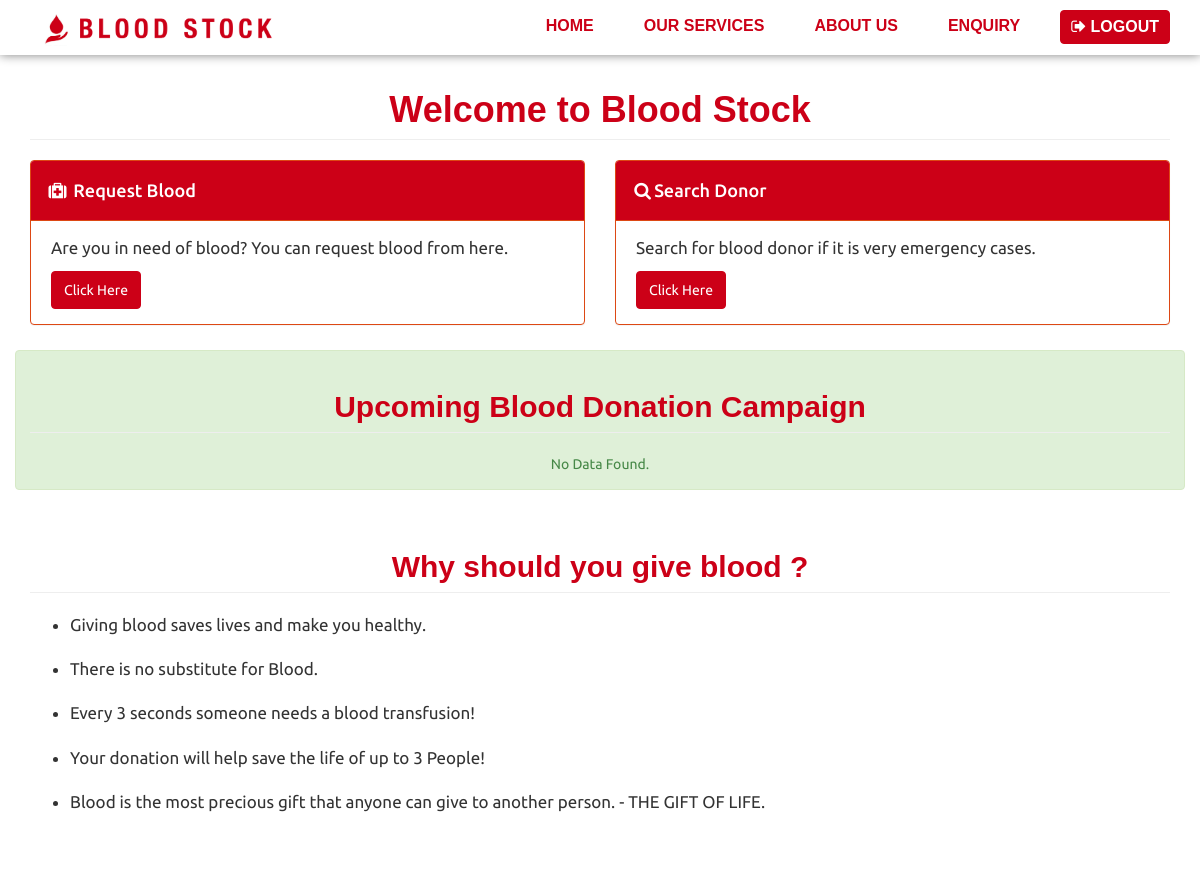
/user.php (signed in, upper part), run on an earlier commit of the app's database.
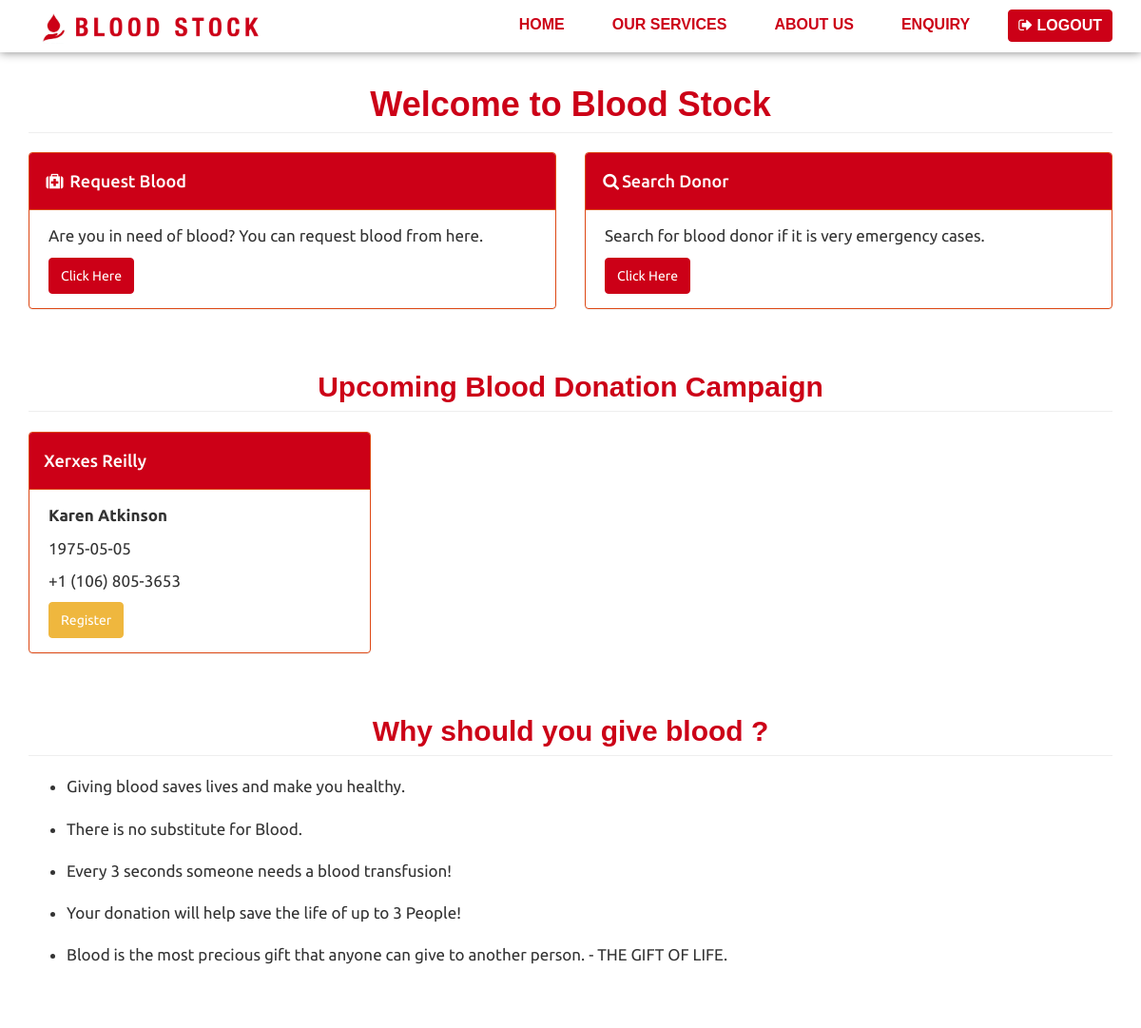
And on a later commit of the database.
### tables this page shows
CREATE TABLE `campaign` (
  `id` int(11) NOT NULL,
  `campaign_name` varchar(255) NOT NULL,
  `province_name` varchar(255) NOT NULL,
  `district_name` varchar(255) NOT NULL,
  `date` varchar(255) NOT NULL,
  `contact` varchar(255) NOT NULL,
  `status` int(11) NOT NULL DEFAULT 0
);

### user.php (the view, shortened to what this page needs)
<?php include 'config.php' ?>
<!DOCTYPE html>
<html lang="en">
<?php include "head.php"; ?>
<body>
    <?php include "top_nav.php"; ?>
    <div class="container">
        <div class="row">
            <div class="col-lg-12">
                <h1 class="page-header text-primary">
                    Welcome to Blood Stock
                </h1>
            </div>
            <div class="col-md-6">
                <div class="panel panel-primary">
                    <div class="panel-heading">
                        <h4><i class="fa fa-fw fa-medkit"></i> Request Blood</h4>
                    </div>
                    <div class="panel-body">
                        <p>Are you in need of blood? You can request blood from here.</p>
                        <a href="request_blood.php" class="btn btn-primary">Click Here</a>
                    </div>
                </div>
            </div>
            <div class="col-md-6">
                <div class="panel panel-primary">
                    <div class="panel-heading">
                        <h4><i class="fa fa-fw fa-search"></i>Search Donor</h4>
                    </div>
                    <div class="panel-body">
                        <p>Search for blood donor if it is very emergency cases.</p>
                        <a href="Search_Donor.php" class="btn btn-primary">Click Here</a>
                    </div>
                </div>
            </div>
        </div>
        <div class="row">
            <div class="col-lg-12">
                <h2 class="page-header  text-primary">Upcoming Blood Donation Campaign</h2>
            </div>
            <div class="col-md-12">
            </div>
            <?php
            $sql = "SELECT * FROM campaign ORDER BY id DESC LIMIT 5;";
            $result = $con->query($sql);
            if ($result->num_rows > 0) {
                while ($row = $result->fetch_assoc()) {
                          echo "<div class='col-md-4'>
                                <div class='panel panel-primary'>
                                    <div class='panel-heading'>
                                    <h4>{$row['campaign_name']}</h4>
                                    </div>
                                    <div class='panel-body'>
                                        <p><b>{$row['district_name']}</b></p>
                                        <p>{$row['date']}</p>
                                        <p>{$row['contact']}</p>
                                        <a OnClick=\"return confirm('Are you sure want to register this campaign?');\" href='user.php?add={$row['id']}'><button class='btn btn-warning'>Register</button></a>
                                    </div>
                                </div>
                             </div>";
                }
            } else {
                echo "<div class='alert alert-success text-center'>No Data Found.</div>";
            }
            ?>
        </div>
        <div class="row">
            <div class="col-lg-12">
                <h2 class="page-header  text-primary">Why should you give blood ?</h2>
            </div>
            <div class="col-md-12">
                <ul>
                    <li>Giving blood saves lives and make you healthy. </li> <br>
                    <li>There is no substitute for Blood.</li><br>
                    <li>Every 3 seconds someone needs a blood transfusion!</li><br>
                    <li>Your donation will help save the life of up to 3 People!</li><br>
                    <li>Blood is the most precious gift that anyone can give to another person. - THE GIFT OF LIFE. </li><br>
                </ul>
            </div>
        </div>
        <div class="row">
            <div class="col-lg-12">
            </div>
        </div>
    </div>
</body>
</html>

### head.php (shortened to what this page needs)
<head>
    <link href="css/bootstrap.min.css" rel="stylesheet">
    <link href="css/modern-business.css" rel="stylesheet">
    <link href="css/jquery-ui.css" rel="stylesheet">
    <link href="css/index.css" rel="stylesheet">
    <link href="css/utilities.css" rel="stylesheet">
    <link href="font-awesome/css/font-awesome.min.css" rel="stylesheet" type="text/css">
</head>

### top_nav.php (shortened to what this page needs)
<nav class="navbar navbar-default navbar-fixed-top" role="navigation">
    <div class="container">
        <div class="top-navbar">
            <div class="navbar-header">
                <a class="navbar-brand" href="user.php">
                    <figure><img src="images/blogo.png" alt="logo"></figure>
                </a>
            </div>
            <div class="collapse navbar-collapse" id="bs-example-navbar-collapse-1">
                <ul class="nav navbar-nav navbar-right">
                    <li><a href="user.php"></i> HOME</a></li>
                    <li><a href="Search_Donor.php">OUR SERVICES</a></li>
                    <li><a href="about.php">ABOUT US</a></li>
                    <li><a href="contact.php">ENQUIRY</a></li>
                    <li><a href="componets/logout.php" class="btn btn-primary text-muted"><i class="fa fa-sign-out"></i> LOGOUT</a></li>
                </ul>
            </div>
        </div>
    </div>
</nav>

### css/modern-business.css (style rules this page uses)
html, body { height: 100%; }
body { padding-top: 50px; }
p, li { font-size: 17px; }
.navbar-header a { color: #cc0017 !important; font-size: 42px; font-weight: bolder; letter-spacing: 1px; text-transform: uppercase; }
.navbar-default { background-color: #fff; box-shadow: 0px 0px 10px 0px grey; border-color: #fff !important; }
.navbar-default .navbar-nav li a { color: #cc0017 !important; font-family: "Raleway", sans-serif; font-weight: bold; font-size: 16px; padding: 0px 10px; border-radius: 4px; margin: 10px 15px; transition: 0.5s; line-height: 2; }
.navbar-default .navbar-nav li:last-child a { background-color: #cc0017 !important; color: #fff !important; }
.panel-primary { margin-bottom: 25px; }
.panel-heading { background-color: #cc0017 !important; font-family: "Arial", sans-serif; font-weight: bold; }
.navbar-default .navbar-header .navbar-brand { padding: 10px 15px !important; }
.navbar-default .navbar-header .navbar-brand img { height: auto; width: 250px; display: block; }
.btn-primary { background-color: #cc0017; border-color: #cc0017; transition: 0.5s; }
.page-header { text-align: center !important; }
.text-primary { color: #cc0017 !important; font-family: "Bison", sans-serif; font-weight: 600; text-align: center; }
.panel-body { padding: 15px 20px; }

What changed in the data, as far as the page shows it:
added campaign: campaign_name "Xerxes Reilly", district_name "Karen Atkinson", date "1975-05-05", contact "+1 (106) 805-3653"
Also different on the page:
text no longer shown: "No Data Found."
